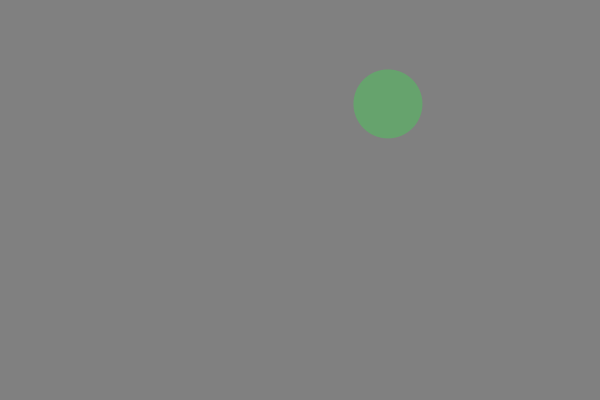
Frame 1 (no input)
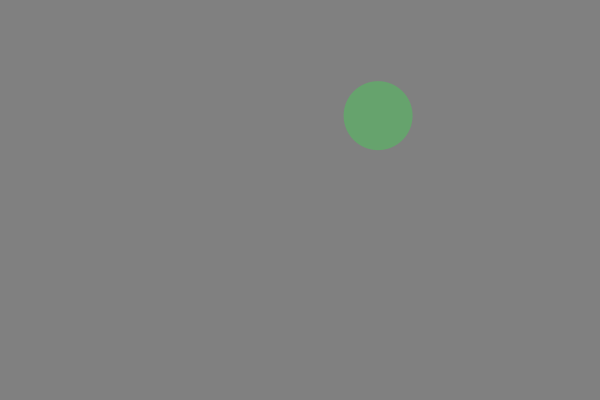
Frame 60 (the mouse pressed at the canvas centre just before this capture)
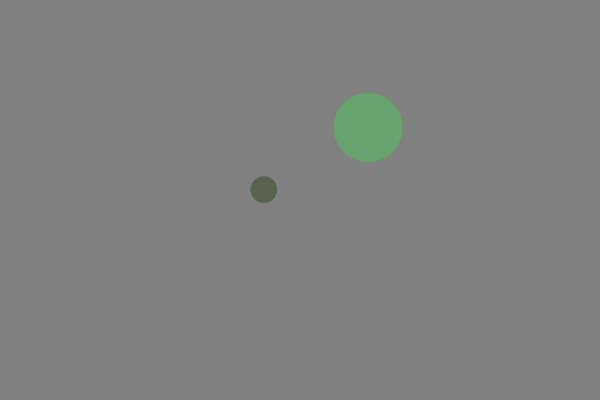
Frame 120 (the mouse held since frame 60 and released just before this capture)

The Processing sketch that drew these frames (run headless with seeded random() and noise(); from frame 60 on, the mouse is pressed at the canvas centre):

// Processing sketch: bolas_2
// ── bolas_2.pde
/* Exemplo de orientação a objetos
 * com uma lista dinâmica 'ArrayList' de bolinhas
 * da classe Bola.
 */
 
//Bola bola0;
ArrayList<Bola> bolas;

void setup() {
  size(600, 400);
  noStroke();
  //bola0 = new Bola(100, 100, 30, 40);
  bolas = new ArrayList<Bola>();
  bolas.add(new Bola(random(width),
                     random(height),
                     50, 70)); // min e max para sorteio tamanho
}

void draw() {
  background(128);
  //bola0.desenhar();
  //bola0.mover();
  for (Bola bola : bolas) {
    bola.desenhar();  
    bola.mover();
  }
}

void mousePressed() {
  bolas.add(new Bola(mouseX, mouseY, 20, 40));
}

class Bola {
  float x, y, vx, vy, tamanho;
  color cor;
  Bola(float px, float py, float tam_min, float tam_max) {
    x = px;
    y = py;
    tamanho = random(tam_min, tam_max);
    cor = color(random(255), random(255), random(255), 100);
    vx = random(-2, 2);
    vy = random(-2, 2);
  }
  void desenhar() {
    fill(cor);
    ellipse ( x, y, tamanho, tamanho);
  }
  void mover() {
    x = x + vx;
    if (x < 0 || x > width) { 
      vx = -vx;
    }
    y = y + vy;
    if (y < 0 || y > height) { 
      vy = -vy;
    }
  }
}
